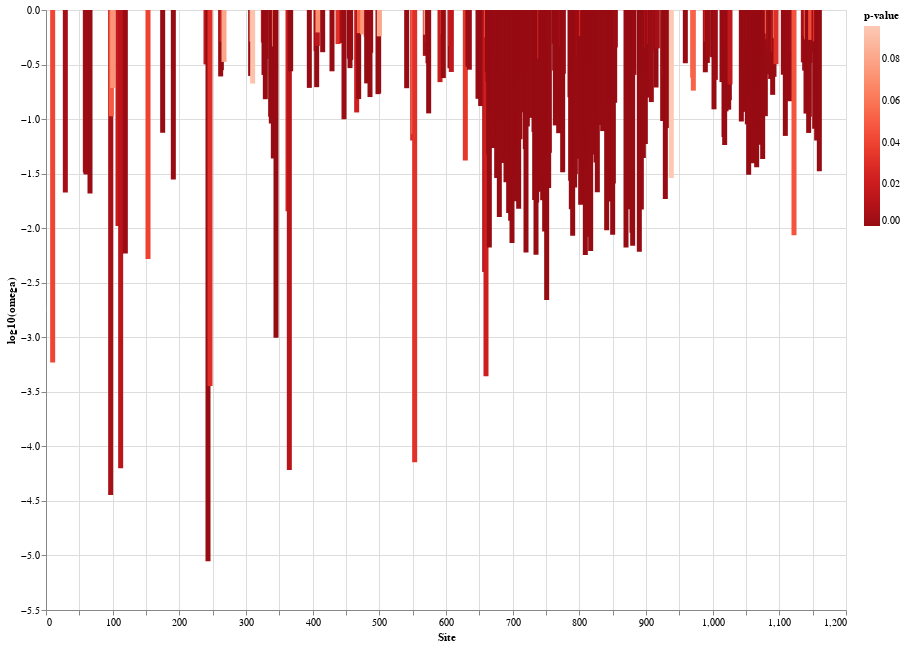

Notebook cell for this chart:
### Code cell
import numpy as np
negative_sites["log10(omega)"] = np.log10(negative_sites["omega"])

source = negative_sites

line = alt.Chart(source).mark_bar().encode(
    x='Site',
    y='log10(omega)',
    color=alt.Color('p-value', scale=alt.Scale(scheme='reds', reverse=True))
    
).properties(
    width=800,
    height=600)

line

### Figure 1 — Vega-Lite specification as saved in the notebook (floating-point values rounded to 4 significant figures; data arrays with more than 128 entries replaced by an {"elided": "..."} marker saying what was removed)
{"config": {"view": {"continuousWidth": 400, "continuousHeight": 300}}, "data": {"name": "data-061922254a96b936dfc93b7fcd33c63e"}, "mark": "bar", "encoding": {"color": {"type": "quantitative", "field": "p-value", "scale": {"reverse": true, "scheme": "reds"}}, "x": {"type": "quantitative", "field": "Site"}, "y": {"type": "quantitative", "field": "log10(omega)"}}, "height": 600, "width": 800, "$schema": "https://vega.github.io/schema/vega-lite/v4.8.1.json", "datasets": {"data-061922254a96b936dfc93b7fcd33c63e": {"elided": "411 records"}}}
